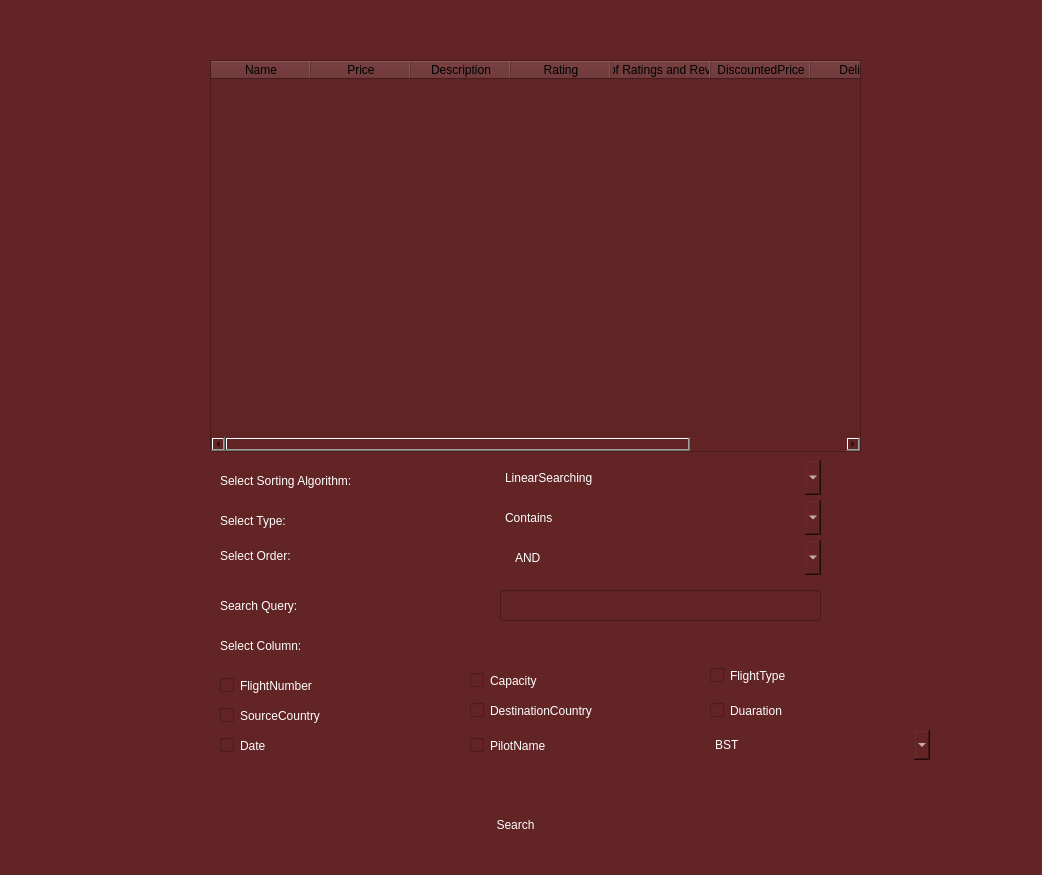
<?xml version="1.0" encoding="UTF-8"?>
<ui version="4.0">
 <class>Form</class>
 <widget class="QWidget" name="Form">
  <property name="geometry">
   <rect>
    <x>0</x>
    <y>0</y>
    <width>1042</width>
    <height>875</height>
   </rect>
  </property>
  <property name="windowTitle">
   <string>Form</string>
  </property>
  <property name="styleSheet">
   <string notr="true">background-color: rgb(98, 36, 36);</string>
  </property>
  <widget class="QTableWidget" name="tableWidget">
   <property name="geometry">
    <rect>
     <x>210</x>
     <y>60</y>
     <width>651</width>
     <height>392</height>
    </rect>
   </property>
   <property name="styleSheet">
    <string notr="true">background-color: rgb(97, 36, 36);
color: rgb(0, 0, 0);</string>
   </property>
   <column>
    <property name="text">
     <string>Name</string>
    </property>
   </column>
   <column>
    <property name="text">
     <string>Price</string>
    </property>
   </column>
   <column>
    <property name="text">
     <string>Description</string>
    </property>
   </column>
   <column>
    <property name="text">
     <string>Rating</string>
    </property>
   </column>
   <column>
    <property name="text">
     <string>No. of Ratings and Reviews</string>
    </property>
   </column>
   <column>
    <property name="text">
     <string>DiscountedPrice</string>
    </property>
   </column>
   <column>
    <property name="text">
     <string>Delivery</string>
    </property>
   </column>
   <column>
    <property name="text">
     <string>%off</string>
    </property>
   </column>
  </widget>
  <widget class="QComboBox" name="algo">
   <property name="geometry">
    <rect>
     <x>500</x>
     <y>460</y>
     <width>321</width>
     <height>35</height>
    </rect>
   </property>
   <property name="styleSheet">
    <string notr="true">color: rgb(255, 255, 255);
font: 16pt &quot;Mongolian Baiti&quot;;
border-radius: 5px;


</string>
   </property>
   <item>
    <property name="text">
     <string>LinearSearching</string>
    </property>
   </item>
  </widget>
  <widget class="QPushButton" name="searchButton">
   <property name="geometry">
    <rect>
     <x>480</x>
     <y>810</y>
     <width>71</width>
     <height>30</height>
    </rect>
   </property>
   <property name="styleSheet">
    <string notr="true">
color: rgb(255, 255, 255);
font: 16pt &quot;Mongolian Baiti&quot;;
border-radius: 5px;



</string>
   </property>
   <property name="text">
    <string>Search</string>
   </property>
  </widget>
  <widget class="QCheckBox" name="fNumber">
   <property name="geometry">
    <rect>
     <x>220</x>
     <y>670</y>
     <width>241</width>
     <height>31</height>
    </rect>
   </property>
   <property name="styleSheet">
    <string notr="true">color: rgb(255, 255, 255);
font: 16pt &quot;Mongolian Baiti&quot;;
border-radius: 5px;


</string>
   </property>
   <property name="text">
    <string>FlightNumber</string>
   </property>
  </widget>
  <widget class="QCheckBox" name="ftype">
   <property name="geometry">
    <rect>
     <x>710</x>
     <y>660</y>
     <width>261</width>
     <height>31</height>
    </rect>
   </property>
   <property name="styleSheet">
    <string notr="true">color: rgb(255, 255, 255);
font: 16pt &quot;Mongolian Baiti&quot;;
border-radius: 5px;


</string>
   </property>
   <property name="text">
    <string>FlightType</string>
   </property>
  </widget>
  <widget class="QCheckBox" name="capacity">
   <property name="geometry">
    <rect>
     <x>470</x>
     <y>660</y>
     <width>261</width>
     <height>41</height>
    </rect>
   </property>
   <property name="styleSheet">
    <string notr="true">color: rgb(255, 255, 255);
font: 16pt &quot;Mongolian Baiti&quot;;
border-radius: 5px;


</string>
   </property>
   <property name="text">
    <string>Capacity</string>
   </property>
  </widget>
  <widget class="QCheckBox" name="pName">
   <property name="geometry">
    <rect>
     <x>470</x>
     <y>730</y>
     <width>271</width>
     <height>31</height>
    </rect>
   </property>
   <property name="styleSheet">
    <string notr="true">color: rgb(255, 255, 255);
font: 16pt &quot;Mongolian Baiti&quot;;
border-radius: 5px;


</string>
   </property>
   <property name="text">
    <string>PilotName</string>
   </property>
  </widget>
  <widget class="QCheckBox" name="sCountry">
   <property name="geometry">
    <rect>
     <x>220</x>
     <y>700</y>
     <width>261</width>
     <height>31</height>
    </rect>
   </property>
   <property name="styleSheet">
    <string notr="true">color: rgb(255, 255, 255);
font: 16pt &quot;Mongolian Baiti&quot;;
border-radius: 5px;


</string>
   </property>
   <property name="text">
    <string>SourceCountry</string>
   </property>
  </widget>
  <widget class="QCheckBox" name="dCountry">
   <property name="geometry">
    <rect>
     <x>470</x>
     <y>690</y>
     <width>251</width>
     <height>41</height>
    </rect>
   </property>
   <property name="styleSheet">
    <string notr="true">color: rgb(255, 255, 255);
font: 16pt &quot;Mongolian Baiti&quot;;
border-radius: 5px;


</string>
   </property>
   <property name="text">
    <string>DestinationCountry</string>
   </property>
  </widget>
  <widget class="QCheckBox" name="date">
   <property name="geometry">
    <rect>
     <x>220</x>
     <y>730</y>
     <width>271</width>
     <height>31</height>
    </rect>
   </property>
   <property name="styleSheet">
    <string notr="true">color: rgb(255, 255, 255);
font: 16pt &quot;Mongolian Baiti&quot;;
border-radius: 5px;


</string>
   </property>
   <property name="text">
    <string>Date</string>
   </property>
  </widget>
  <widget class="QCheckBox" name="duaration">
   <property name="geometry">
    <rect>
     <x>710</x>
     <y>690</y>
     <width>251</width>
     <height>41</height>
    </rect>
   </property>
   <property name="styleSheet">
    <string notr="true">color: rgb(255, 255, 255);
font: 16pt &quot;Mongolian Baiti&quot;;
border-radius: 5px;


</string>
   </property>
   <property name="text">
    <string>Duaration</string>
   </property>
  </widget>
  <widget class="QComboBox" name="order">
   <property name="geometry">
    <rect>
     <x>510</x>
     <y>540</y>
     <width>311</width>
     <height>35</height>
    </rect>
   </property>
   <property name="styleSheet">
    <string notr="true">color: rgb(255, 255, 255);
font: 16pt &quot;Mongolian Baiti&quot;;
border-radius: 5px;


</string>
   </property>
   <item>
    <property name="text">
     <string>AND</string>
    </property>
   </item>
   <item>
    <property name="text">
     <string>OR</string>
    </property>
   </item>
   <item>
    <property name="text">
     <string>NOT</string>
    </property>
   </item>
  </widget>
  <widget class="QLabel" name="label_3">
   <property name="geometry">
    <rect>
     <x>220</x>
     <y>630</y>
     <width>251</width>
     <height>31</height>
    </rect>
   </property>
   <property name="styleSheet">
    <string notr="true">color: rgb(255, 255, 255);
font: 16pt &quot;Mongolian Baiti&quot;;
border-radius: 5px;


</string>
   </property>
   <property name="text">
    <string>Select Column:</string>
   </property>
  </widget>
  <widget class="QLabel" name="label_4">
   <property name="geometry">
    <rect>
     <x>220</x>
     <y>460</y>
     <width>251</width>
     <height>41</height>
    </rect>
   </property>
   <property name="styleSheet">
    <string notr="true">color: rgb(255, 255, 255);
font: 16pt &quot;Mongolian Baiti&quot;;
border-radius: 5px;


</string>
   </property>
   <property name="text">
    <string>Select Sorting Algorithm:</string>
   </property>
  </widget>
  <widget class="QLabel" name="label_5">
   <property name="geometry">
    <rect>
     <x>220</x>
     <y>540</y>
     <width>251</width>
     <height>31</height>
    </rect>
   </property>
   <property name="styleSheet">
    <string notr="true">color: rgb(255, 255, 255);
font: 16pt &quot;Mongolian Baiti&quot;;
border-radius: 5px;


</string>
   </property>
   <property name="text">
    <string>Select Order:</string>
   </property>
  </widget>
  <widget class="QLabel" name="label_6">
   <property name="geometry">
    <rect>
     <x>220</x>
     <y>590</y>
     <width>251</width>
     <height>31</height>
    </rect>
   </property>
   <property name="styleSheet">
    <string notr="true">color: rgb(255, 255, 255);
font: 16pt &quot;Mongolian Baiti&quot;;
border-radius: 5px;


</string>
   </property>
   <property name="text">
    <string>Search Query:</string>
   </property>
  </widget>
  <widget class="QLineEdit" name="query">
   <property name="geometry">
    <rect>
     <x>500</x>
     <y>590</y>
     <width>321</width>
     <height>31</height>
    </rect>
   </property>
   <property name="styleSheet">
    <string notr="true">color: rgb(255, 255, 255);</string>
   </property>
  </widget>
  <widget class="QLabel" name="label_7">
   <property name="geometry">
    <rect>
     <x>220</x>
     <y>500</y>
     <width>251</width>
     <height>41</height>
    </rect>
   </property>
   <property name="styleSheet">
    <string notr="true">color: rgb(255, 255, 255);
font: 16pt &quot;Mongolian Baiti&quot;;
border-radius: 5px;


</string>
   </property>
   <property name="text">
    <string>Select Type:</string>
   </property>
  </widget>
  <widget class="QComboBox" name="type">
   <property name="geometry">
    <rect>
     <x>500</x>
     <y>500</y>
     <width>321</width>
     <height>35</height>
    </rect>
   </property>
   <property name="styleSheet">
    <string notr="true">color: rgb(255, 255, 255);
font: 16pt &quot;Mongolian Baiti&quot;;
border-radius: 5px;


</string>
   </property>
   <item>
    <property name="text">
     <string>Contains</string>
    </property>
   </item>
   <item>
    <property name="text">
     <string>EndWith</string>
    </property>
   </item>
   <item>
    <property name="text">
     <string>StartsWith</string>
    </property>
   </item>
  </widget>
  <widget class="QComboBox" name="searchingType">
   <property name="geometry">
    <rect>
     <x>710</x>
     <y>730</y>
     <width>220</width>
     <height>30</height>
    </rect>
   </property>
   <property name="styleSheet">
    <string notr="true">color: rgb(255, 255, 255);
font: 16pt &quot;Mongolian Baiti&quot;;
border-radius: 5px;


</string>
   </property>
   <item>
    <property name="text">
     <string>BST</string>
    </property>
   </item>
   <item>
    <property name="text">
     <string>RB</string>
    </property>
   </item>
   <item>
    <property name="text">
     <string>AVL</string>
    </property>
   </item>
  </widget>
  <zorder>capacity</zorder>
  <zorder>tableWidget</zorder>
  <zorder>algo</zorder>
  <zorder>searchButton</zorder>
  <zorder>fNumber</zorder>
  <zorder>ftype</zorder>
  <zorder>sCountry</zorder>
  <zorder>dCountry</zorder>
  <zorder>date</zorder>
  <zorder>duaration</zorder>
  <zorder>order</zorder>
  <zorder>label_3</zorder>
  <zorder>label_4</zorder>
  <zorder>label_5</zorder>
  <zorder>label_6</zorder>
  <zorder>query</zorder>
  <zorder>label_7</zorder>
  <zorder>type</zorder>
  <zorder>pName</zorder>
  <zorder>searchingType</zorder>
 </widget>
 <resources/>
 <connections/>
</ui>
